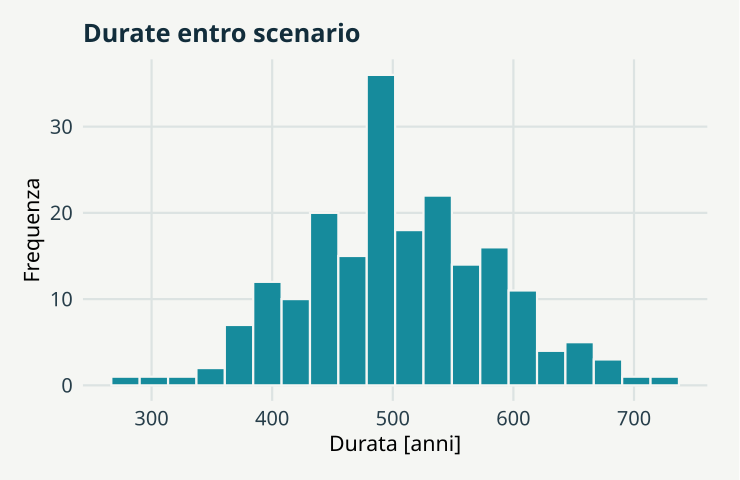

The script that saved this image:
# GeoStat Lab — funzioni comuni. R >= 4.3; ggplot2 >= 3.4; jsonlite.
suppressPackageStartupMessages(library(ggplot2))
col_geo <- c('#168B9C','#BC5B35','#7054A4','#A17B19','#227864','#64748B')
theme_set(theme_minimal(base_size=17, base_family='sans') + theme(
  plot.background=element_rect(fill='#F5F6F3',colour=NA),
  panel.background=element_rect(fill='#F5F6F3',colour=NA),
  panel.grid.minor=element_blank(),panel.grid.major=element_line(colour='#DCE3E2'),
  plot.title=element_text(size=19,face='bold',colour='#122D3B'),
  plot.subtitle=element_text(size=13,colour='#405560',margin=margin(b=12)),
  axis.text=element_text(size=15,colour='#273E4A'),axis.title=element_text(size=16),
  legend.position='bottom',legend.title=element_blank(),legend.text=element_text(size=14),
  strip.text=element_text(size=15,face='bold'),plot.margin=margin(18,24,18,18)))
metric <- function(...) data.frame(grandezza=names(c(...)),valore=as.character(c(...)),check.names=FALSE)
f <- function(x,d=3) {out<-formatC(x,digits=d,format='fg');out[!is.finite(x)]<-'Non definito';out}
line_plot <- function(d,x='x',y='y',title='',xl=x,yl=y,group=NULL) {
 p<-ggplot(d,aes(x=.data[[x]],y=.data[[y]]))
 if(is.null(group)) p<-p+geom_line(colour=col_geo[1],linewidth=1.05) else p<-p+aes(colour=.data[[group]],group=.data[[group]])+geom_line(linewidth=1)+scale_colour_manual(values=col_geo)
 p+labs(title=title,x=xl,y=yl)
}
point_plot <- function(d,x='x',y='y',title='',xl=x,yl=y,group=NULL) {
 p<-ggplot(d,aes(x=.data[[x]],y=.data[[y]]))
 if(is.null(group))p<-p+geom_point(colour=col_geo[1],size=2.5,alpha=.8) else p<-p+aes(colour=.data[[group]])+geom_point(size=2.7,alpha=.85)+scale_colour_manual(values=col_geo)
 p+labs(title=title,x=xl,y=yl)
}
hist_plot<-function(x,title='',xl='Valore',bins=20)ggplot(data.frame(x=x),aes(x))+geom_histogram(bins=bins,fill=col_geo[1],colour='#F5F6F3')+labs(title=title,x=xl,y='Frequenza')
bar_plot<-function(d,x='gruppo',y='valore',title='',yl='Valore')ggplot(d,aes(x=.data[[x]],y=.data[[y]],fill=.data[[x]]))+geom_col(width=.65)+scale_fill_manual(values=rep(col_geo,length.out=length(unique(d[[x]])) ))+guides(fill='none')+labs(title=title,x=NULL,y=yl)
map_plot<-function(d,z='z',title='',xl='Est [km]',yl='Nord [km]')ggplot(d,aes(x,y,fill=.data[[z]]))+geom_raster()+coord_equal()+scale_fill_gradientn(colours=c('#153F56','#298C9C','#B8CDB2','#F1D889','#AD542F'))+labs(title=title,x=xl,y=yl)
acf_data<-function(x,lag=20){a<-acf(x,lag.max=min(lag,length(x)-1),plot=FALSE);data.frame(x=as.vector(a$lag)[-1],y=as.vector(a$acf)[-1])}
# AR(1), distribuzione marginale stazionaria N(0, 1).
ar_series<-function(n,rho){x<-numeric(n);x[1]<-rnorm(1);for(i in 2:n)x[i]<-rho*x[i-1]+sqrt(1-rho^2)*rnorm(1);x}
# Distanze euclidee in unità metriche già dichiarate; nessuna conversione implicita di CRS.
dist_cross<-function(a,b)sqrt(outer(a[,1],b[,1],'-')^2+outer(a[,2],b[,2],'-')^2)
# Predittore IDW: i punti coincidenti ricevono esattamente il valore osservato.
idw<-function(xy,z,new,power=2){dd<-dist_cross(new,xy);apply(dd,1,function(d)if(any(d<1e-10))mean(z[d<1e-10])else weighted.mean(z,d^(-power)))}
# CART didattico binario: divisioni assiali che minimizzano l'impurità di Gini.
cart_fit<-function(x,y,depth=2,minleaf=4){
 node<-list(p=mean(y),n=length(y));if(depth<1||length(unique(y))<2||length(y)<2*minleaf)return(node)
 best<-Inf
 for(j in seq_len(ncol(x))){v<-sort(unique(x[,j])); if(length(v)<2)next
  for(cut in (head(v,-1)+tail(v,-1))/2){left<-x[,j]<=cut;nl<-sum(left);nr<-sum(!left);if(min(nl,nr)<minleaf)next
   score<-nl*mean(y[left])*(1-mean(y[left]))+nr*mean(y[!left])*(1-mean(y[!left]))
   if(score<best){best<-score;node$j<-j;node$cut<-cut;split<-left}
  }
 }
 if(is.finite(best)){node$left<-cart_fit(x[split,,drop=FALSE],y[split],depth-1,minleaf);node$right<-cart_fit(x[!split,,drop=FALSE],y[!split],depth-1,minleaf)};node
}
cart_predict<-function(tree,x)apply(x,1,function(row){t<-tree;while(!is.null(t$j))t<-if(row[t$j]<=t$cut)t$left else t$right;t$p})

p <- list(rho = 0.6, B = 200, seed = 17)
set.seed(p$seed)
u <- rnorm(p$B)

v <- p$rho * u + sqrt(1 - p$rho^2) * rnorm(p$B)

t1 <- 500 + 80 * u

t2 <- 1000 + 100 * v

data <- data.frame(t1 = t1, t2 = t2, durata = t2 - t1)

plots <- list(hist_plot(data$durata, "Durate entro scenario", "Durata [anni]"))

metrics <- metric(`SD simulata [anni]` = f(sd(data$durata)), `SD analitica [anni]` = f(sqrt(80^2 + 
    100^2 - 2 * p$rho * 80 * 100)), `Durata media` = f(mean(data$durata)))
print(metrics,row.names=FALSE)
ggplot2::ggsave('m13-durate-A.svg',plots[[1]],device=svglite::svglite,width=7.7,height=5.0,bg='#F8F6F1')
